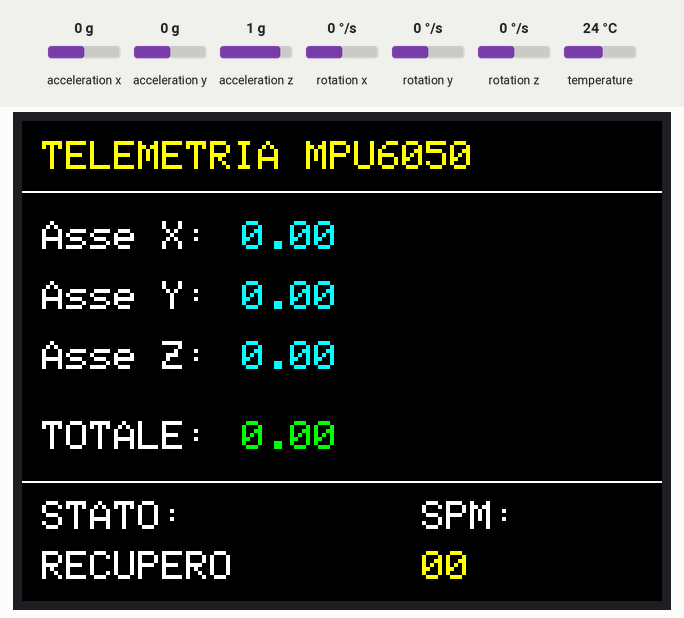
Recording of a sketch running on a simulated ESP32. Parts: 320×240 colour display. The test bench sets the inputs (shaded band); at power-on: acceleration x 0 g, acceleration y 0 g, acceleration z 1 g, rotation x 0 °/s, rotation y 0 °/s, rotation z 0 °/s, temperature 24 °C.

Above: at 1.6 s.
1.7 s: acceleration x set to -1.4 g
At 2.3 s:
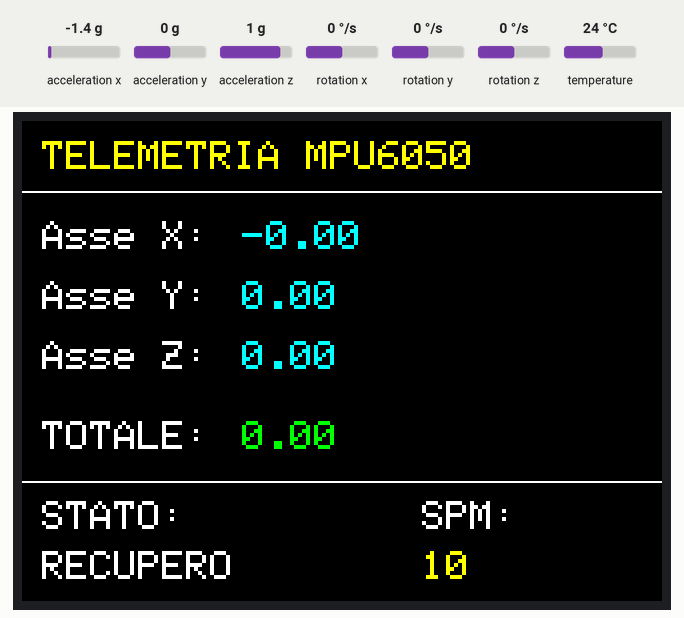
3.3 s: acceleration y set to -1.4 g
At 4.4 s:
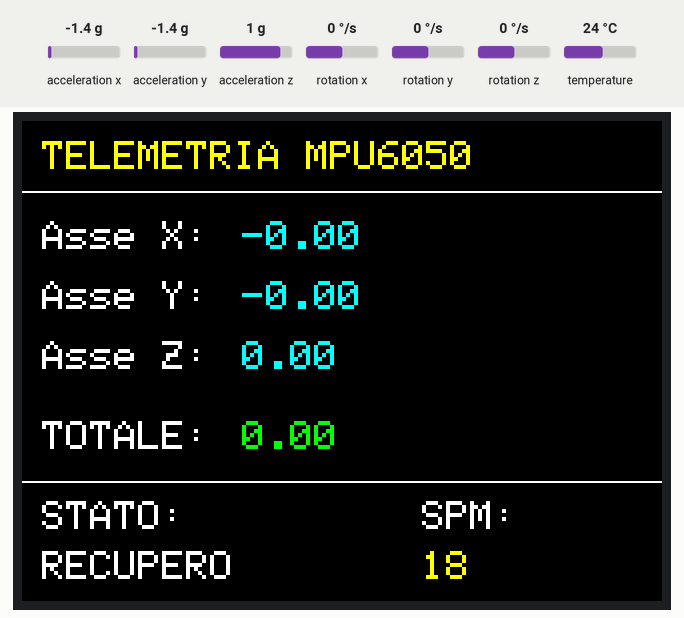
4.9 s: acceleration z set to -1.4 g
At 5.7 s:
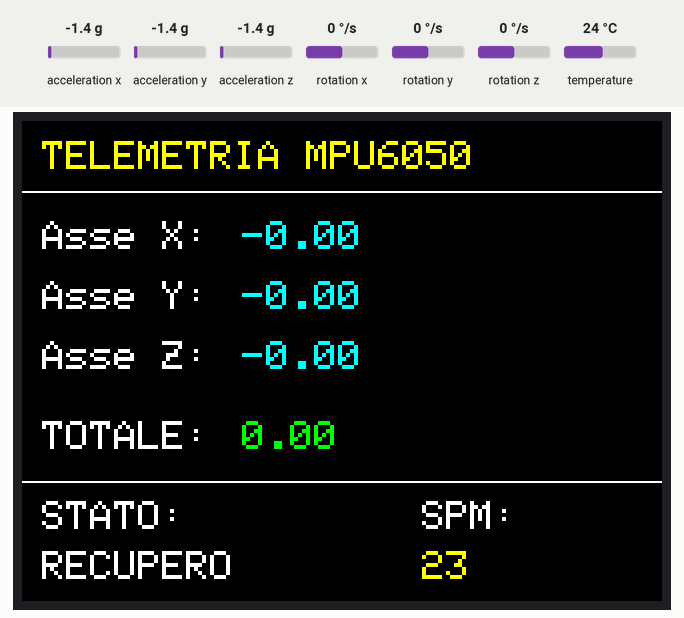
6.5 s: acceleration x set to -0.8 g
At 7.6 s:
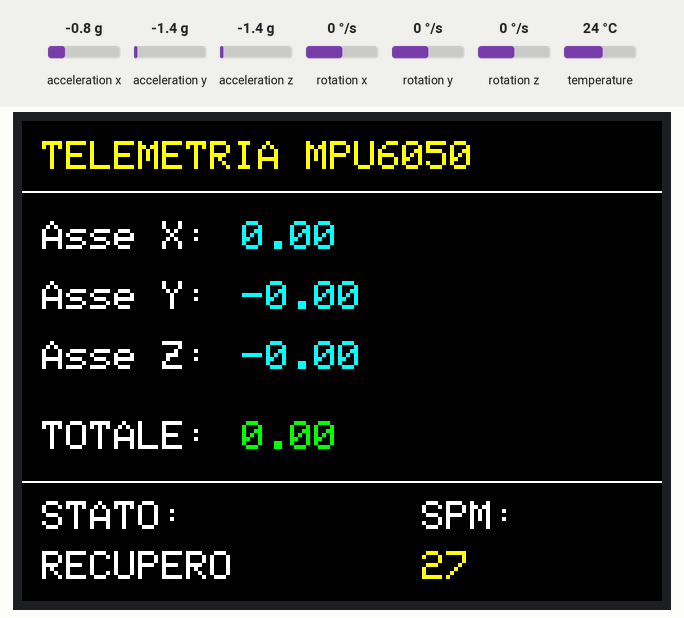
Timing chart, 0 to 9.5 s (numbered marks = the images above; inputs shaded):
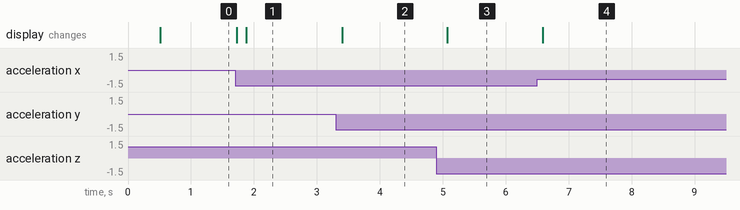

The sketch:

testMpu.ino
```cpp
#include <Adafruit_GFX.h>
#include <Adafruit_ST7789.h>
#include <SPI.h>
#include <Wire.h>
#include <Adafruit_MPU6050.h>
#include <Adafruit_Sensor.h>

// --- PIN DELLO SCHERMO ---
#define TFT_CS    5
#define TFT_DC    7
#define TFT_RST   10
#define TFT_MOSI  11
#define TFT_CLK   12

// --- CONFIGURATION ---
const float SOGLIA_ATTACCO = 4.0;
const float SOGLIA_FINALE = 3.5;
const unsigned long DEBOUNCE = 1000;

// --- OBJECT ---
Adafruit_ST7789 tft = Adafruit_ST7789(TFT_CS, TFT_DC, TFT_MOSI, TFT_CLK, TFT_RST);
Adafruit_MPU6050 mpu;

// --- GLOBAL VAR ---
float gravityX = 0, gravityY = 0, gravityZ = 0;
bool stroking = false;
unsigned long timeLastStroke = 0;
int spm = 0;
unsigned long lastDisplayUpdate = 0;

void setup() {
  Serial.begin(115200);

  tft.init(240, 320);
  tft.setRotation(3);
  tft.invertDisplay(false);
  tft.fillScreen(ST77XX_BLACK);

  tft.setTextSize(2);
  tft.setTextColor(ST77XX_YELLOW, ST77XX_BLACK);
  tft.setCursor(10, 10);
  tft.println("TELEMETRIA MPU6050");
  tft.drawLine(0, 35, 320, 35, ST77XX_WHITE);

  tft.setTextSize(2);
  tft.setTextColor(ST77XX_WHITE, ST77XX_BLACK);
  tft.setCursor(10, 50); tft.print("Asse X:");
  tft.setCursor(10, 80); tft.print("Asse Y:");
  tft.setCursor(10, 110); tft.print("Asse Z:");
  tft.setCursor(10, 150); tft.print("TOTALE:");

  tft.drawLine(0, 180, 320, 180, ST77XX_WHITE);

  tft.setCursor(10, 190); tft.print("STATO:");
  tft.setCursor(200, 190); tft.print("SPM:");

  // MPU
  Wire.begin(8, 9);
  mpu.begin(0x68, &Wire); // Avvio forzato ignorando l'ID
  mpu.setAccelerometerRange(MPU6050_RANGE_8_G);

  // initialize variables
  sensors_event_t a, g, temp;
  for(int i=0; i<20; i++) {
    mpu.getEvent(&a, &g, &temp);
    gravityX = a.acceleration.x;
    gravityY = a.acceleration.y;
    gravityZ = a.acceleration.z;
    delay(10);
  }
}

void loop() {
  // read sensor
  sensors_event_t a, g, temp;
  mpu.getEvent(&a, &g, &temp);

  // gravity filter
  gravityX = (0.8 * gravityX) + (0.2 * a.acceleration.x);
  gravityY = (0.8 * gravityY) + (0.2 * a.acceleration.y);
  gravityZ = (0.8 * gravityZ) + (0.2 * a.acceleration.z);

  // compute the acc
  float linearX = a.acceleration.x - gravityX;
  float linearY = a.acceleration.y - gravityY;
  float linearZ = a.acceleration.z - gravityZ;

  // magnitude
  float totalAccel = sqrt(linearX * linearX + linearY * linearY + linearZ * linearZ);

  // stroke logic
  unsigned long currentTime = millis();

  // Inizio Palata
  if (totalAccel > SOGLIA_ATTACCO && !stroking) {
    if (currentTime - timeLastStroke > DEBOUNCE) {
      unsigned long strokeInterval = currentTime - timeLastStroke;
      float spmIstant = 60000.0 / strokeInterval;
      spm = (spm * 0.7) + (spmIstant * 0.3);
      if (spm > 60) spm = 60;

      timeLastStroke = currentTime;
      stroking = true;
      digitalWrite(15, HIGH);
    }
  }

  // end stroke
  if (totalAccel < SOGLIA_FINALE && stroking) {
    stroking = false;
    digitalWrite(15, LOW);
  }

  // reset
  if (currentTime - timeLastStroke > 4000) {
    spm = 0;
  }

  // update every 150ms
  if (currentTime - lastDisplayUpdate > 150) {
    lastDisplayUpdate = currentTime;

    tft.setTextSize(2);

    // print axis
    tft.setTextColor(ST77XX_CYAN, ST77XX_BLACK);
    tft.setCursor(110, 50); tft.print(linearX, 2); tft.print("   ");
    tft.setCursor(110, 80); tft.print(linearY, 2); tft.print("   ");
    tft.setCursor(110, 110); tft.print(linearZ, 2); tft.print("   ");

    // print Total
    tft.setTextColor(ST77XX_GREEN, ST77XX_BLACK);
    tft.setCursor(110, 150); tft.print(totalAccel, 2); tft.print("   ");

    // print state
    tft.setCursor(10, 215);
    tft.setTextSize(2);
    if (stroking) {
      tft.setTextColor(ST77XX_RED, ST77XX_BLACK); // Rosso quando c'è lo sforzo
      tft.print("IN PALATA  ");
    } else {
      tft.setTextColor(ST77XX_WHITE, ST77XX_BLACK);
      tft.print("RECUPERO   ");
    }

    // print SPM
    tft.setCursor(200, 215);
    tft.setTextColor(ST77XX_YELLOW, ST77XX_BLACK);
    if (spm < 10) tft.print("0");
    tft.print(spm);
  }
}
```

Measured:
- after the input at 1.7 s, the display: first changes at once (image 1 shows a later state)
- after the input at 3.3 s, the display: changes after 0.10 s (image 2)
- after the input at 4.9 s, the display: changes after 0.17 s (image 3)
- after the input at 6.5 s, the display: changes after 0.09 s (image 4)
